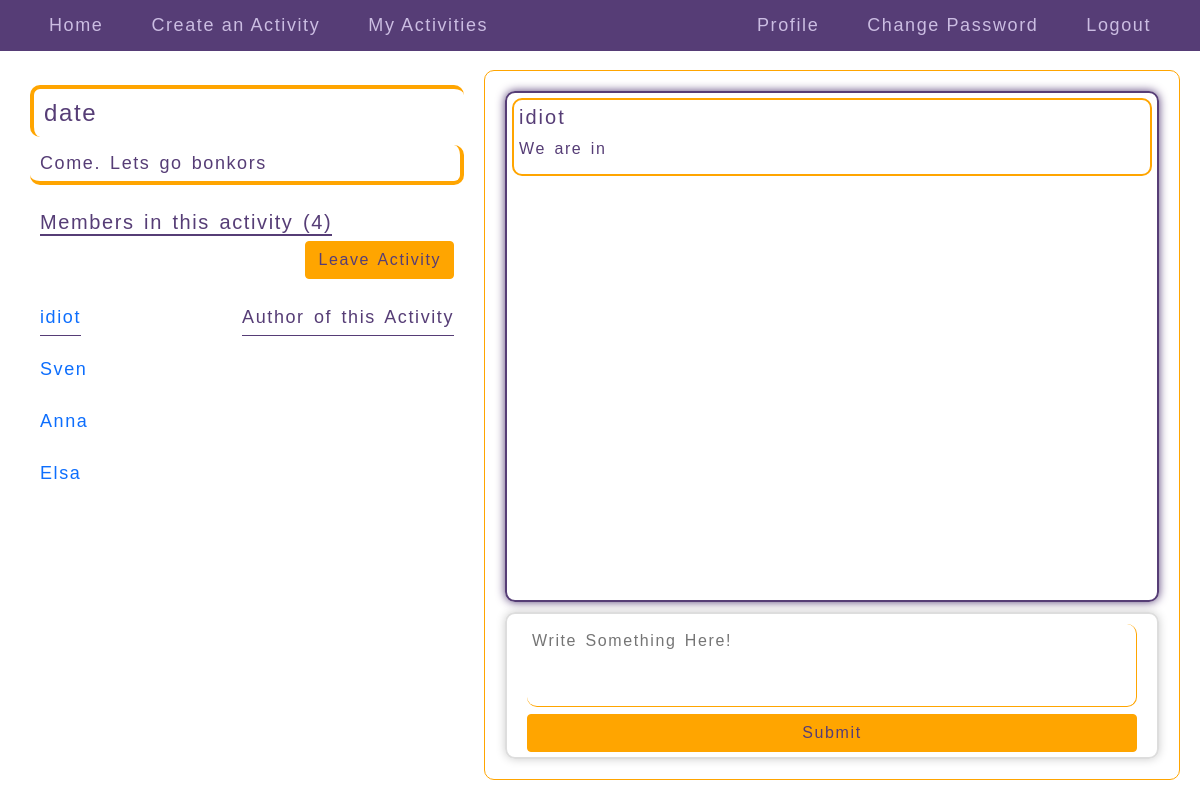
Screenshot of /activities/17 (signed in) with the database file from the repository.
### meet/models.py (models this page shows, shortened)
class Activity(models.Model):
    user = models.ForeignKey(User, on_delete=models.CASCADE, related_name="activities")
    title = models.CharField(max_length=128)
    description = models.TextField()
    time = models.DateTimeField(default=timezone.now)

class Joining(models.Model):
    user = models.ForeignKey(User, on_delete=models.CASCADE, related_name="joined_activities")
    activity = models.ForeignKey(Activity, on_delete=models.CASCADE, related_name="user_activities")

class Comment(models.Model):
    user = models.ForeignKey(User, on_delete=models.CASCADE, related_name="comments")
    activity = models.ForeignKey(Activity, on_delete=models.CASCADE, related_name="commented_activities")
    comment = models.TextField()

### meet/views.py (the view)
# urls.py: path("activities/<int:id>", views.displayactivity, name="display_activity"),
@login_required(login_url='/')
def displayactivity(request, id):
    if request.method == "POST":
        activity = Activity.objects.get(pk=id)
        user_comment = comment(request.POST)
        if user_comment.is_valid():
            obj = Comment(user=request.user, activity=activity, comment=user_comment.cleaned_data["description"])
            obj.save()
        return redirect("display_activity", id=id)
    else:
        activity = Activity.objects.get(pk=id)
        deleted = Deleted.objects.all()
        deleted_list= []
        users_list_temp = []
        for x in deleted:
            deleted_list.append(x.activity)
        if activity in deleted_list:
            users_of_activity = list(Joining.objects.filter(activity = activity).all())
            for user in users_of_activity:
                users_list_temp.append(user.user)
            if request.user not in users_list_temp:
                return redirect("index")
        users = Joining.objects.filter(activity=activity).all()
        users_comments=Comment.objects.filter(activity=activity)
        users_list = []
        for user in users:
            users_list.append(user.user.username)
        form = comment()
        print(request.user)
        print(activity.user)
        if request.user == activity.user:
            kickuserout = "True"
        else:
            kickuserout = "False"
        return render(request, "meet/activity.html", {
        "activity": activity, "users": users, "users_list": users_list, "form": form, "users_comments": users_comments, "kickuserout": kickuserout
        })

### meet/views.py
class comment(forms.Form):
    description = forms.CharField(label="", widget=forms.Textarea(attrs={"rows": 3, "placeholder": "Write Something Here!"}))

### meet/templates/meet/activity.html (shortened to what this page needs)
{% extends "meet/layout.html" %}
{% load static %}
{% block body %}
<div class="fc_display">
  <div class="left_half">
    <h4>{{ activity.title }}</h4>
    <p>{{ activity.description }}</p>
    <div class="left_half_members">
      <div class="fc_activity">
        <h5>Members in this activity ({{ users_list|length }})</h5>
        <div class="fc_activity_button">
          {% if request.user != activity.user %}
          {% if request.user.username in users_list %}
            <a href="{% url 'leave_activity' activity.id %}" class="btn btn-outline common_button">Leave Activity</a>
          {% else %}
            <a href="{% url 'join_activity' activity.id %}" class="btn btn-outline common_button">Join Activity</a>
          {% endif %}
          {% endif %}
        </div>
      </div>
      <div class="activity_users_fc">
        <p><a href="{% url 'user_profile' activity.user.username %}">{{ activity.user.username }}</a></p>
        <p class="activity_users_author">Author of this Activity</p>
      </div>
      {% for user in users %}
        {% if user.user.username != activity.user.username %}
          <p class="activity_users">
            <a href="{% url 'user_profile' user.user.username %}">{{ user.user.username }}</a>
          </p>
        {% endif %}
      {% endfor %}
    </div>
  </div>
  <div class="right_half">
    <div class="right_half_body">
      {% for comment in users_comments %}
        <div class="users_comments_on_activity">
          <h5>{{ comment.user.username }}</h5>
          <p>{{ comment.comment }}</p>
        </div>
      {% endfor %}
    </div>
    <div class="right_half_input">
      <form class="" method="post">
        {{ form }}
        <button type="submit" class="btn common_button">Submit</button>
      </form>
    </div>
  </div>
</div>
{% endblock %}

### meet/static/meet/styles.css (style rules this page uses)
* { font-family: Arial, sans-serif; }
html, body { padding: 0; margin: 0; }
.fc_display { height: calc(100vh - 60px); display: flex; padding: 15px; box-sizing: border-box; color: #563d76; letter-spacing: 0.1em; word-spacing: 0.15em; }
.fc_display > * { margin-right: 5px; }
.left_half, .right_half { flex-basis: 40%; box-sizing: border-box; padding: 15px; border: 1px solid #563d76; border: 1px solid orange; border-radius: 10px; }
.right_half { flex-basis: 60%; }
.left_half { border: none; font-size: 18px; }
.left_half p { margin: 0; }
.left_half h4, .left_half > p { padding-left: 10px; border-left: 4px solid orange; border-top: 4px solid orange; line-height: 2; border-radius: 10px; }
.left_half > p { border: none; border-right: 4px solid orange; border-bottom: 4px solid orange; }
.left_half_members { padding: 10px; }
.left_half_members h5 { margin: 0; border-bottom: 2px solid #563d76; }
.form_update button, .password_reset_complete a, .pagination_links a, .common_button { color: orange; border-color: #563d76; background: #563d76; color: #563d76; border-color: orange; background: orange; }
fieldset div, form > * { margin: 10px 0px; }
form { padding: 20px; border: 2px solid #ddd; border-radius: 10px; box-shadow: 0 0 10px #ccc; }
.fc_activity { display: flex; flex-flow: row wrap; align-items: center; margin: 15px 0; }
.fc_activity > * { margin: 5px 0; }
.fc_activity_button { margin-left: auto; }
.activity_users_fc { display: flex; line-height: 2; letter-spacin g: 0.1em; word-spacing: 0.15em; margin: 10px 0; }
.activity_users_fc > * { border-bottom: 1px solid #563d76; }
.activity_users_fc p.activity_users_author { margin-left: auto; }
.right_half * { letter-spacing: 0.1em; word-spacing: 0.15em; }
.right_half { height: 100%; display: flex; flex-direction: column; }
.right_half > * { margin: 5px; }
.right_half_header, .right_half_input { flex-basis: 15%; }
.right_half_body { padding: 5px; padding-bottom: 0; flex-basis: 85%; height: 75%; overflow: auto; }
.users_comments_on_activity { border: 2px solid orange; border-radius: 10px; padding: 5px; box-shadow: 0 0 5px solid orange; margin-bottom: 5px; }
.right_half_input input, .right_half_input textarea { border-radius: 10px; padding: 5px; height: 100%; width: 100%; box-sizing: border-box; border-color: orange; border-top: 0; border-left: 0; color: #563d76; }
.right_half_input * { margin: 0; }
.right_half_input textarea { resize: none; }
.right_half_input button { width: 100%; }
.right_half_body { border: 2px solid #563d76; border-radius: 10px; box-shadow: 0 0 10px #563d76; }
.right_half_body p { margin-bottom: 0.5em; }
.right_half_input form { padding-top: 10px; padding-bottom: 5px; }
.user_links a, .activity_users_fc a, .activity_users a { text-decoration: none; }
p.activity_users { margin-bottom: 5px; }
.activity_users { padding: 10px 0; display: flex; flex-wrap: wrap; align-items: center; }
.users_comments_on_activity { position: relative; }

### rows the page displays
Activity: title "date", description "Come. Lets go bonkors", user.username "idiot"
Joining: user.username "Sven"
Joining: user.username "Anna"
Joining: user.username "Elsa"
Comment: user.username "idiot", comment "We are in"

### other values shown
{{ users_list|length }} "4"
